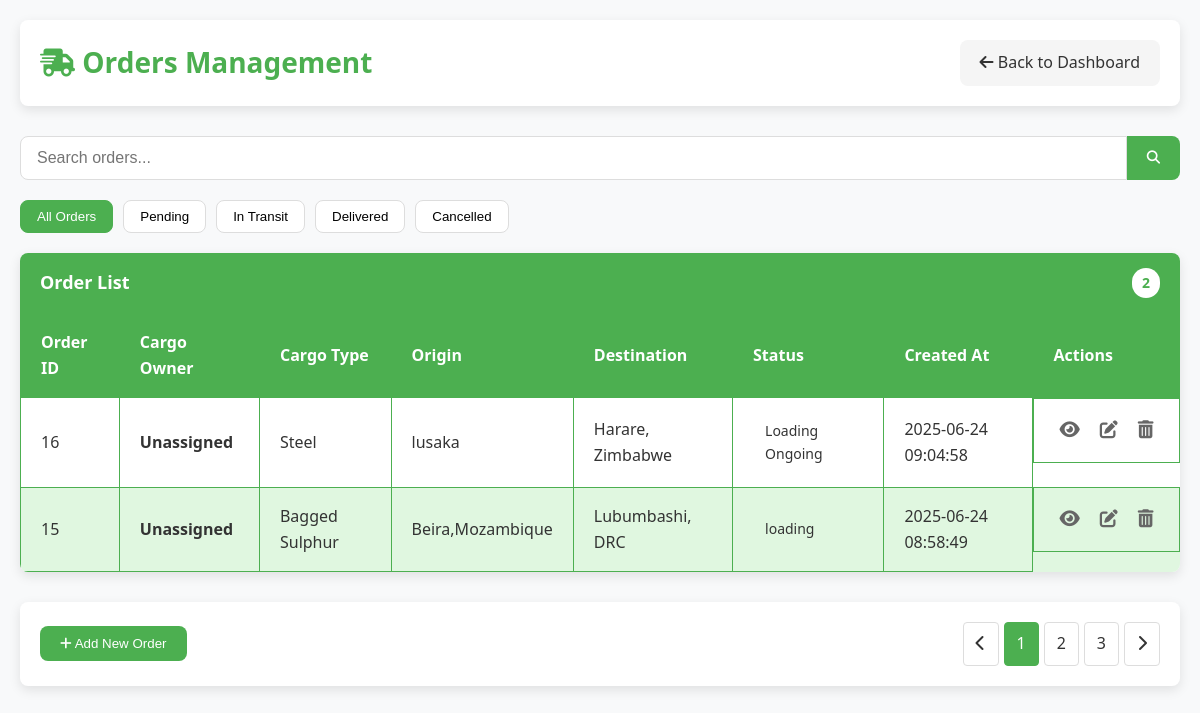
The page /manage-orders.php on the database as committed earlier.
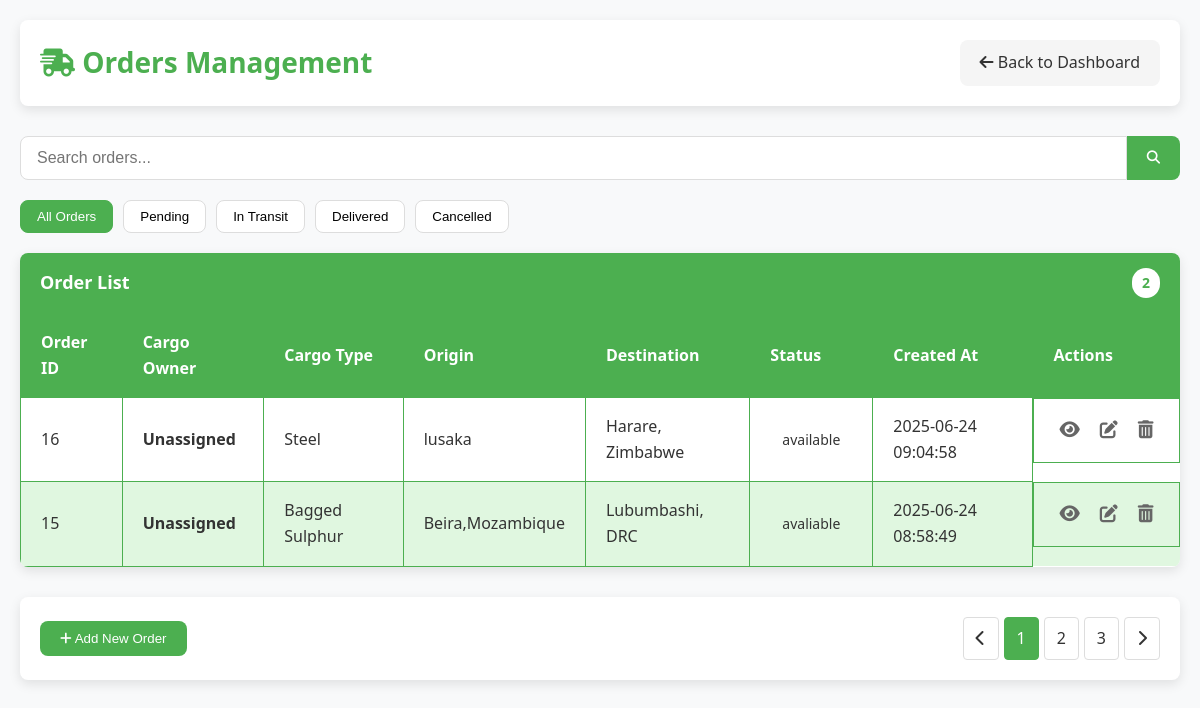
The same page on the database as committed later.
### tables this page shows
CREATE TABLE `jobs` (
  `id` int(11) NOT NULL,
  `item` varchar(255) NOT NULL,
  `pickup` varchar(255) NOT NULL,
  `dropoff` varchar(255) NOT NULL,
  `weight` decimal(10,2) NOT NULL,
  `status` varchar(100) DEFAULT NULL,
  `start_date` date NOT NULL,
  `phone` varchar(20) DEFAULT NULL,
  `created_at` timestamp NOT NULL DEFAULT current_timestamp(),
  `cargo_owner` varchar(255) DEFAULT NULL,
  `cargo_owner_id` int(11) DEFAULT NULL
);

### manage-orders.php (the view, shortened to what this page needs)
<?php
require_once 'db.php';
$result = $conn->query("
    SELECT
        j.id,
        j.pickup,
        j.dropoff,
        j.item as cargo_type,
        j.status,
        j.created_at,
        j.cargo_owner_id,
        j.cargo_owner as direct_owner_name,
        COALESCE(co.cargo_owner_name, j.cargo_owner, 'Unassigned') as display_owner_name,
        co.company,
        co.phone_number
    FROM jobs j
    LEFT JOIN cargo_owners co ON j.cargo_owner_id = co.cargo_owner_id
    ORDER BY j.created_at DESC
");
$orders = [];
if ($result && $result->num_rows > 0) {
    while ($row = $result->fetch_assoc()) {
        $orders[] = $row;
    }
}
?>
<!DOCTYPE html>
<html lang="en">
<head>
    <link rel="stylesheet" href="https://cdnjs.cloudflare.com/ajax/libs/font-awesome/6.4.0/css/all.min.css">
</head>
<body>
    <div class="container">
        <div class="header">
            <h1><i class="fas fa-shipping-fast"></i> Orders Management</h1>
            <a href="admin-dashboard.php" class="btn btn-secondary">
                <i class="fas fa-arrow-left"></i> Back to Dashboard
            </a>
        </div>
        <div class="search-container">
            <input type="text" class="search-input" placeholder="Search orders..." id="searchInput">
            <button class="search-button"><i class="fas fa-search"></i></button>
        </div>
        <div class="filters">
            <button class="filter-btn active" data-filter="all">All Orders</button>
            <button class="filter-btn" data-filter="pending">Pending</button>
            <button class="filter-btn" data-filter="in-transit">In Transit</button>
            <button class="filter-btn" data-filter="delivered">Delivered</button>
            <button class="filter-btn" data-filter="cancelled">Cancelled</button>
        </div>
        <div class="card">
            <div class="card-header">
                <span>Order List</span>
                <span class="count"><?php echo count($orders); ?></span>
            </div>
            <div class="table-responsive">
                <table id="ordersTable">
                    <thead>
                        <tr>
                            <th>Order ID</th>
                            <th>Cargo Owner</th>
                            <th>Cargo Type</th>
                            <th>Origin</th>
                            <th>Destination</th>
                            <th>Status</th>
                            <th>Created At</th>
                            <th>Actions</th>
                        </tr>
                    </thead>
                    <tbody>
                        <?php if (!empty($orders)): ?>
                            <?php foreach ($orders as $order): ?>
                                <?php
                                    $statusClass = strtolower(str_replace(' ', '-', $order['status']));
                                ?>
                                <tr data-status="<?php echo $statusClass; ?>">
                                    <td><?php echo htmlspecialchars($order['id']); ?></td>
                                    <td>
    <strong><?php echo htmlspecialchars($order['display_owner_name']); ?></strong>
</td>
                                    <td><?php echo htmlspecialchars($order['cargo_type'] ?? 'N/A'); ?></td>
                                    <td><?php echo htmlspecialchars($order['pickup']); ?></td>
                                    <td><?php echo htmlspecialchars($order['dropoff']); ?></td>
                                    <td>
                                        <span class="status <?php echo $statusClass; ?>">
                                            <?php echo htmlspecialchars($order['status']); ?>
                                        </span>
                                    </td>
                                    <td><?php echo htmlspecialchars($order['created_at']); ?></td>
                                    <td class="actions">
                                        <button class="icon-button view" title="View Details" onclick="viewOrder(<?php echo (int) $order['id']; ?>)">
                                            <i class="fas fa-eye"></i>
                                        </button>
                                        <button class="icon-button edit" title="Edit Order" onclick="editOrder(<?php echo (int) $order['id']; ?>)">
                                            <i class="fas fa-edit"></i>
                                        </button>
                                        <button class="icon-button delete" title="Delete Order" onclick="confirmDelete(<?php echo (int) $order['id']; ?>)">
                                            <i class="fas fa-trash-alt"></i>
                                        </button>
                                    </td>
                                </tr>
                            <?php endforeach; ?>
                        <?php else: ?>
                            <tr>
                                <td colspan="8" style="text-align: center;">No orders found.</td>
                            </tr>
                        <?php endif; ?>
                    </tbody>
                </table>
            </div>
        </div>
        <div class="footer">
            <div>
                <button class="btn" onclick="addOrder()">
                    <i class="fas fa-plus"></i> Add New Order
                </button>
            </div>
            <ul class="pagination">
                <li><a href="#"><i class="fas fa-chevron-left"></i></a></li>
                <li class="active"><a href="#">1</a></li>
                <li><a href="#">2</a></li>
                <li><a href="#">3</a></li>
                <li><a href="#"><i class="fas fa-chevron-right"></i></a></li>
            </ul>
        </div>
    </div>
</body>
</html>

### manage-orders.php (style rules this page uses)
:root { --primary-color: #4CAF50; --primary-light: #e0f7e0; --primary-dark: #388E3C; --secondary-color: #f5f5f5; --text-color: #333; --text-light: #666; --white: #ffffff; --border-radius: 8px; --box-shadow: 0 4px 12px rgba(0, 0, 0, 0.1); --transition: all 0.3s ease; }
* { margin: 0; padding: 0; box-sizing: border-box; }
body { font-family: 'Segoe UI', Tahoma, Geneva, Verdana, sans-serif; background-color: #f8f9fa; color: var(--text-color); line-height: 1.6; padding: 0; margin: 0; }
.container { max-width: 1200px; margin: 0 auto; padding: 20px; }
.header { background-color: var(--white); padding: 20px; border-radius: var(--border-radius); box-shadow: var(--box-shadow); margin-bottom: 30px; display: flex; justify-content: space-between; align-items: center; }
.header h1 { color: var(--primary-color); font-size: 28px; font-weight: 600; }
.search-container { display: flex; margin-bottom: 20px; }
.search-input { flex: 1; padding: 12px 16px; border: 1px solid #ddd; border-radius: var(--border-radius) 0 0 var(--border-radius); font-size: 16px; outline: none; transition: var(--transition); }
.search-button { background-color: var(--primary-color); color: white; border: none; padding: 0 20px; border-radius: 0 var(--border-radius) var(--border-radius) 0; cursor: pointer; transition: var(--transition); }
.card { background-color: var(--white); border-radius: var(--border-radius); box-shadow: var(--box-shadow); overflow: hidden; margin-bottom: 30px; }
.card-header { background-color: var(--primary-color); color: white; padding: 15px 20px; font-size: 18px; font-weight: 600; display: flex; justify-content: space-between; align-items: center; }
.card-header .count { background-color: var(--white); color: var(--primary-color); padding: 4px 10px; border-radius: 20px; font-size: 14px; font-weight: bold; }
.table-responsive { overflow-x: auto; }
table { width: 100%; border-collapse: collapse; }
th, td { padding: 16px 20px; text-align: left; border: 1px solid var(--primary-color); }
th { background-color: var(--primary-color); color: white; font-weight: 600; }
tr:nth-child(even) { background-color: var(--primary-light); }
tr:nth-child(odd) { background-color: var(--white); }
.status { display: inline-block; padding: 6px 12px; border-radius: 20px; font-size: 14px; font-weight: 500; }
.btn { display: inline-block; padding: 10px 20px; background-color: var(--primary-color); color: white; text-decoration: none; border-radius: var(--border-radius); font-weight: 500; transition: var(--transition); border: none; cursor: pointer; text-align: center; }
.btn-secondary { background-color: #f5f5f5; color: var(--text-color); }
.actions { display: flex; gap: 10px; }
.icon-button { background: none; border: none; color: var(--text-light); cursor: pointer; font-size: 18px; transition: var(--transition); padding: 5px; }
.footer { display: flex; justify-content: space-between; align-items: center; padding: 20px; background-color: var(--white); border-radius: var(--border-radius); box-shadow: var(--box-shadow); margin-top: 30px; }
.pagination { display: flex; list-style: none; gap: 5px; }
.pagination li a { display: inline-block; padding: 8px 12px; background-color: var(--white); border: 1px solid #ddd; color: var(--text-color); text-decoration: none; border-radius: 4px; transition: var(--transition); }
.pagination li.active a, .pagination li a:hover { background-color: var(--primary-color); color: white; border-color: var(--primary-color); }
.filters { display: flex; gap: 10px; margin-bottom: 20px; flex-wrap: wrap; }
.filter-btn { padding: 8px 16px; background-color: var(--white); border: 1px solid #ddd; border-radius: var(--border-radius); cursor: pointer; transition: var(--transition); }
.filter-btn:hover, .filter-btn.active { background-color: var(--primary-color); color: white; border-color: var(--primary-color); }

Rows that differ between the two databases and show on the page:
changed jobs "Steel": status "Loading Ongoing" → "available"
changed jobs "Bagged Sulphur": status "loading" → "avaliable"
